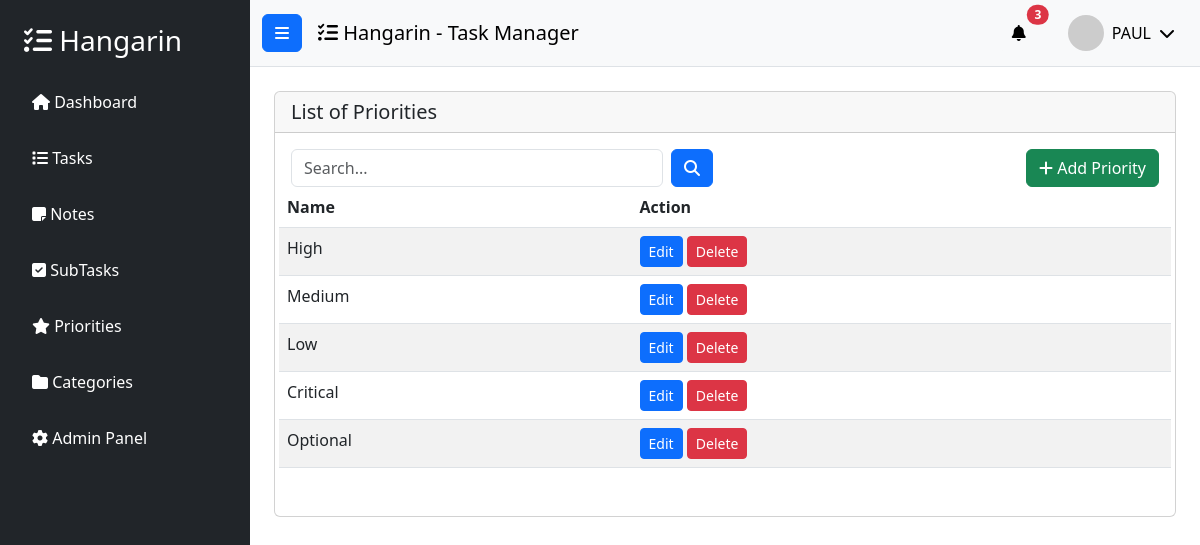
Before: /priority_list/ (signed in) with the older database file.
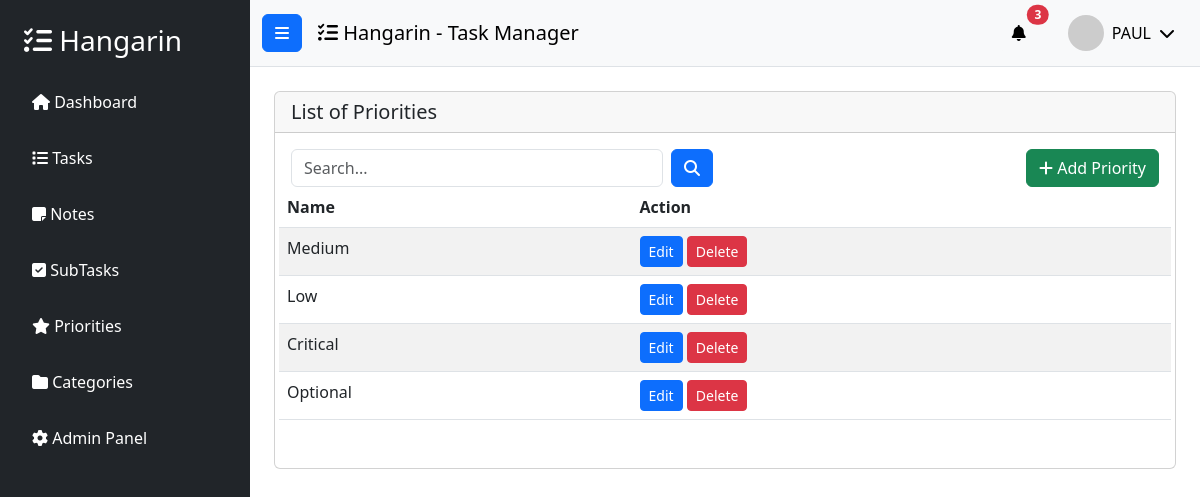
After: the same page with the newer database file.
### tasks/models.py (models this page shows, shortened)
class BaseModel(models.Model):
    created_at = models.DateTimeField(auto_now_add=True)
    updated_at = models.DateTimeField(auto_now=True)
    class Meta:
        abstract = True

class Priority(BaseModel):
    name = models.CharField(max_length=100)
    class Meta:
        verbose_name = "Priority"
        verbose_name_plural = "Priorities"

### tasks/views.py (the view)
# urls.py: path('priority_list/', views.PriorityList.as_view(), name='priority-list'),
class PriorityList(LoginRequiredMixin, ListView):
    model = Priority
    context_object_name = 'priorities'
    template_name = 'priority_list.html'
    paginate_by = 5
    login_url = '/accounts/login/'
    def get_queryset(self):
        queryset = super().get_queryset()
        query = self.request.GET.get('q')
        if query:
            queryset = queryset.filter(Q(name__icontains=query))
        return queryset

### templates/priority_list.html (shortened to what this page needs)
{% extends 'base.html' %}
{% load static %}
{% block content %}
<div class="row">
    <div class="col-12">
        <div class="card">
            <div class="card-header">
                <h5 class="card-title mb-0">List of Priorities</h5>
            </div>
            <div class="card-body">
                <div class="row mb-3">
                    <div class="col-md-6">
                        <form class="d-flex" action="{% url 'priority-list' %}">
                            <input type="text" placeholder="Search..." class="form-control me-2" name="q" value="{{ request.GET.q }}" />
                            <button class="btn btn-primary" type="submit">
                                <i class="fas fa-search"></i>
                            </button>
                        </form>
                    </div>
    <div class="col-md-6 text-end">
        <a href="{% url 'priority-add' %}" class="btn btn-success">
                        <i class="fas fa-plus"></i> Add Priority
                    </a>
                </div>
                <table class="table table-striped">
                    <thead>
                        <tr>
                            <th>Name</th>
                            <th>Action</th>
                        </tr>
                    </thead>
                    <tbody>
                        {% for priority in object_list %}
                        <tr>
                            <td>{{ priority.name }}</td>
                            <td>
                                <a href="{% url 'priority-update' priority.id %}" class="btn btn-sm btn-primary">Edit</a>
                                <a href="{% url 'priority-delete' priority.id %}" class="btn btn-sm btn-danger">Delete</a>
                            </td>
                        </tr>
                        {% empty %}
                        <tr>
                            <td colspan="2" class="text-center">No priorities found</td>
                        </tr>
                        {% endfor %}
                    </tbody>
                </table>
            </div>
        </div>
    </div>
</div>
{% endblock %}

Changed rows visible on the page:
removed Priority: name "High"
